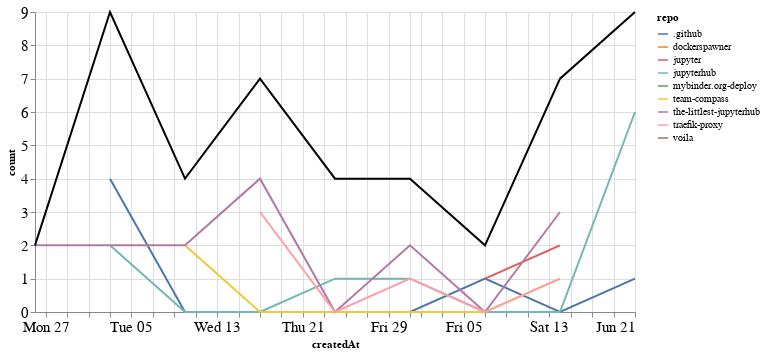

Source (notebook cell):
### Markdown cell above
## Comments

### Code cell
comments_time = comments.groupby('repo').resample('W', on='createdAt').count()['author'].reset_index()
comments_time = comments_time.rename(columns={'author': 'count'})
comments_time_total = comments_time.groupby('createdAt').agg({"count": "sum"}).reset_index()
ch1 = alt.Chart(comments_time, width=600).mark_line().encode(
    x='createdAt',
    y='count',
    color='repo',
    tooltip="repo"
)

ch2 = alt.Chart(comments_time_total, width=600).mark_line(color="black").encode(
    x='createdAt',
    y='count',
)

ch1 + ch2

### Figure 1 — Vega-Lite specification as saved in the notebook (floating-point values rounded to 4 significant figures)
{"config": {"axisLeft": {"labelFontSize": 15}, "axisBottom": {"labelFontSize": 15}}, "layer": [{"data": {"name": "data-64f6f5afe9cbf106046300092345cfe1"}, "mark": "line", "encoding": {"color": {"type": "nominal", "field": "repo"}, "tooltip": {"type": "nominal", "field": "repo"}, "x": {"type": "temporal", "field": "createdAt"}, "y": {"type": "quantitative", "field": "count"}}, "width": 600}, {"data": {"name": "data-4e450624bc281eb914f01a5335df7290"}, "mark": {"type": "line", "color": "black"}, "encoding": {"x": {"type": "temporal", "field": "createdAt"}, "y": {"type": "quantitative", "field": "count"}}, "width": 600}], "$schema": "https://vega.github.io/schema/vega-lite/v4.8.1.json", "datasets": {"data-64f6f5afe9cbf106046300092345cfe1": [{"repo": ".github", "createdAt": "2020-05-03T00:00:00", "count": 4}, {"repo": ".github", "createdAt": "2020-05-10T00:00:00", "count": 0}, {"repo": ".github", "createdAt": "2020-05-17T00:00:00", "count": 0}, {"repo": ".github", "createdAt": "2020-05-24T00:00:00", "count": 0}, {"repo": ".github", "createdAt": "2020-05-31T00:00:00", "count": 0}, {"repo": ".github", "createdAt": "2020-06-07T00:00:00", "count": 1}, {"repo": ".github", "createdAt": "2020-06-14T00:00:00", "count": 0}, {"repo": ".github", "createdAt": "2020-06-21T00:00:00", "count": 1}, {"repo": "dockerspawner", "createdAt": "2020-06-21T00:00:00", "count": 2}, {"repo": "jupyter", "createdAt": "2020-06-07T00:00:00", "count": 1}, {"repo": "jupyter", "createdAt": "2020-06-14T00:00:00", "count": 2}, {"repo": "jupyterhub", "createdAt": "2020-05-03T00:00:00", "count": 2}, {"repo": "jupyterhub", "createdAt": "2020-05-10T00:00:00", "count": 0}, {"repo": "jupyterhub", "createdAt": "2020-05-17T00:00:00", "count": 0}, {"repo": "jupyterhub", "createdAt": "2020-05-24T00:00:00", "count": 1}, {"repo": "jupyterhub", "createdAt": "2020-05-31T00:00:00", "count": 1}, {"repo": "jupyterhub", "createdAt": "2020-06-07T00:00:00", "count": 0}, {"repo": "jupyterhub", "createdAt": "2020-06-14T00:00:00", "count": 0}, {"repo": "jupyterhub", "createdAt": "2020-06-21T00:00:00", "count": 6}, {"repo": "mybinder.org-deploy", "createdAt": "2020-05-24T00:00:00", "count": 3}, {"repo": "team-compass", "createdAt": "2020-05-10T00:00:00", "count": 2}, {"repo": "team-compass", "createdAt": "2020-05-17T00:00:00", "count": 0}, {"repo": "team-compass", "createdAt": "2020-05-24T00:00:00", "count": 0}, {"repo": "team-compass", "createdAt": "2020-05-31T00:00:00", "count": 0}, {"repo": "team-compass", "createdAt": "2020-06-07T00:00:00", "count": 0}, {"repo": "team-compass", "createdAt": "2020-06-14T00:00:00", "count": 1}, {"repo": "the-littlest-jupyterhub", "createdAt": "2020-04-26T00:00:00", "count": 2}, {"repo": "the-littlest-jupyterhub", "createdAt": "2020-05-03T00:00:00", "count": 2}, {"repo": "the-littlest-jupyterhub", "createdAt": "2020-05-10T00:00:00", "count": 2}, {"repo": "the-littlest-jupyterhub", "createdAt": "2020-05-17T00:00:00", "count": 4}, {"repo": "the-littlest-jupyterhub", "createdAt": "2020-05-24T00:00:00", "count": 0}, {"repo": "the-littlest-jupyterhub", "createdAt": "2020-05-31T00:00:00", "count": 2}, {"repo": "the-littlest-jupyterhub", "createdAt": "2020-06-07T00:00:00", "count": 0}, {"repo": "the-littlest-jupyterhub", "createdAt": "2020-06-14T00:00:00", "count": 3}, {"repo": "traefik-proxy", "createdAt": "2020-05-17T00:00:00", "count": 3}, {"repo": "traefik-proxy", "createdAt": "2020-05-24T00:00:00", "count": 0}, {"repo": "traefik-proxy", "createdAt": "2020-05-31T00:00:00", "count": 1}, {"repo": "traefik-proxy", "createdAt": "2020-06-07T00:00:00", "count": 0}, {"repo": "traefik-proxy", "createdAt": "2020-06-14T00:00:00", "count": 1}, {"repo": "voila", "createdAt": "2020-05-03T00:00:00", "count": 1}], "data-4e450624bc281eb914f01a5335df7290": [{"createdAt": "2020-04-26T00:00:00", "count": 2}, {"createdAt": "2020-05-03T00:00:00", "count": 9}, {"createdAt": "2020-05-10T00:00:00", "count": 4}, {"createdAt": "2020-05-17T00:00:00", "count": 7}, {"createdAt": "2020-05-24T00:00:00", "count": 4}, {"createdAt": "2020-05-31T00:00:00", "count": 4}, {"createdAt": "2020-06-07T00:00:00", "count": 2}, {"createdAt": "2020-06-14T00:00:00", "count": 7}, {"createdAt": "2020-06-21T00:00:00", "count": 9}]}}
